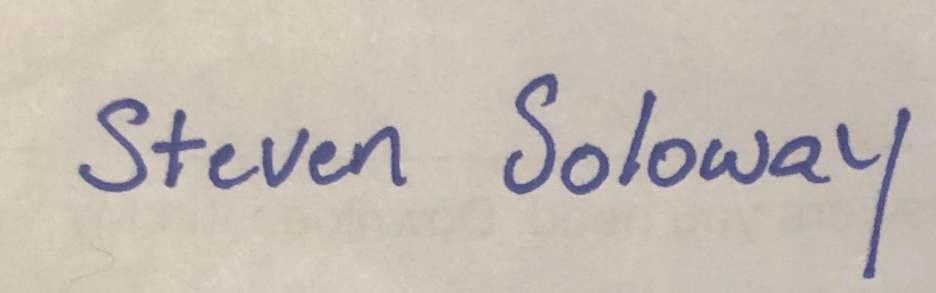
#> input picture printed.png, 936 x 293 px
$ jupyter execute --allow-errors white-background.ipynb
#> lines starting #> are read from the running program, lines starting #| are printed output that depends on the picture
[cell 1]
import sys, os, json, re
import numpy as np
import pandas as pd
from PIL import Image

[cell 2]
im = Image.open('./printed.png')
#> im is the input picture: PIL image 936x293 RGB; mean R, G, B 197, 187.6, 179.4

[cell 3]
im = im.convert('RGBA')
#> im: PIL image 936x293 RGBA

[cell 4]
data = np.array(im)

[cell 5]
data.shape
#> Out = (293, 936, 4)

[cell 6]
data[100][10]
#> Out = [214, 204, 190, 255]

[cell 7]
red, green, blue, alpha = data.T
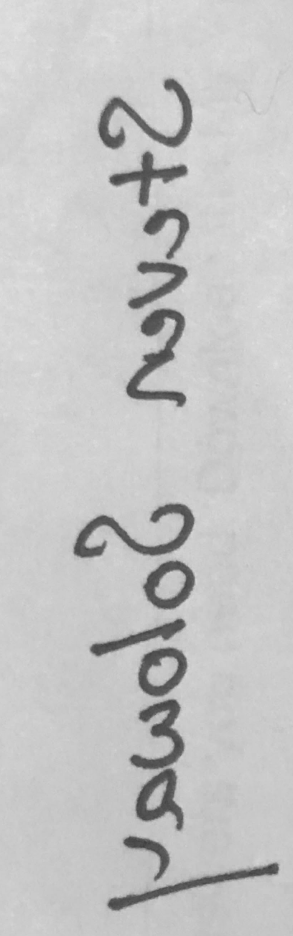
#> red: shape (936, 293); min 62, max 227, mean 197
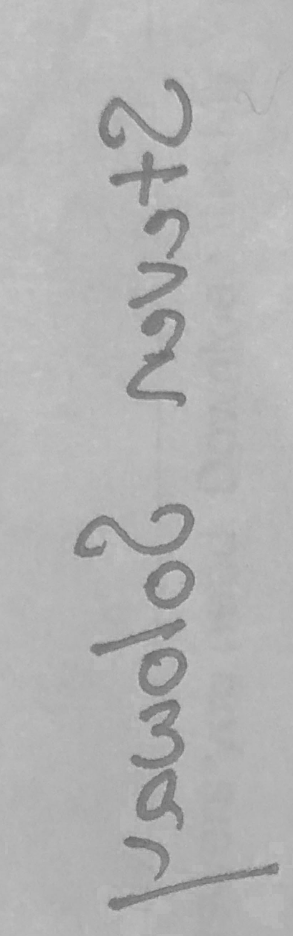
#> blue: shape (936, 293); min 103, max 206, mean 179.4
#> alpha: shape (936, 293); every value is 255

[cell 8]
alpha.shape
#> Out = (936, 293)

[cell 9]
image_shape = alpha.shape
#> image_shape = (936, 293)

[cell 10]
image_shape
#> Out = (936, 293)

#> (a cell that did not finish here is left out)

[cell 12]
np.tile(np.array([1,2,3,4,5]),3)

[cell 13]
np.tile(range(image_shape[0]),2).shape
#> Out = (1872,)

[cell 14]
idf = pd.DataFrame(data = {
    'red': list(red.flatten()),
    'green': list(green.flatten()),
    'blue': list(blue.flatten()),
    'alpha': list(alpha.flatten()),
    'image_x_coord': np.tile(range(image_shape[0]),image_shape[1]),
    'image_y_coord': np.repeat(range(image_shape[1]),image_shape[0])
})
#> idf = table of 274248 rows and 6 columns

idf = idf.set_index(['image_x_coord','image_y_coord'])
#> idf = table of 274248 rows and 4 columns

- Background appears to be around ~ RGB(203,193,181)
- Ink appears to be around ~ RGB(91,94,132)

[cell 15]
print('Range Red: {}'.format(203-91))

print('Range Green: {}'.format(193-94))

print('Range Blue: {}'.format(181-132))

[cell 16]
idf.info()
#| <class 'pandas.core.frame.DataFrame'>
#| MultiIndex: 274248 entries, (0, 0) to (935, 292)
#| Data columns (total 4 columns):
#|  #   Column  Non-Null Count   Dtype
#| ---  ------  --------------   -----
#|  0   red     274248 non-null  uint8
#|  1   green   274248 non-null  uint8
#|  2   blue    274248 non-null  uint8
#|  3   alpha   274248 non-null  uint8
#| dtypes: uint8(4)
#| memory usage: 2.1 MB

[cell 17]
idf.describe()
#> Out = table of 8 rows and 4 columns

[cell 18]
from sklearn import cluster

[cell 19]
# Convert DataFrame to matrix
mat = idf.values
# Using sklearn
km = cluster.KMeans(n_clusters=2)
km.fit(mat)
# Get cluster assignment labels
labels = km.labels_
# Format results as a DataFrame
results = pd.DataFrame([idf.index,labels]).T
#> results = table of 274248 rows and 2 columns

[cell 20]
pd.Series(labels).value_counts()

[cell 21]
pd.Series(labels).shape

[cell 22]
idf.loc[519].blue.sort_values(ascending=False).value_counts(sort=False)

[cell 23]
idf['background'] = np.array(np.abs(labels-1),dtype=bool)

[cell 24]
idf.groupby('background').apply(lambda x: x.describe())
#> Out = table of 16 rows and 4 columns

[cell 25]
idf.loc[idf.background==True,['red','green','blue']] = 255

[cell 26]
idf.loc[:,['red','green','blue','alpha']].values

[cell 27]
new_red = idf.red.values.reshape(image_shape)
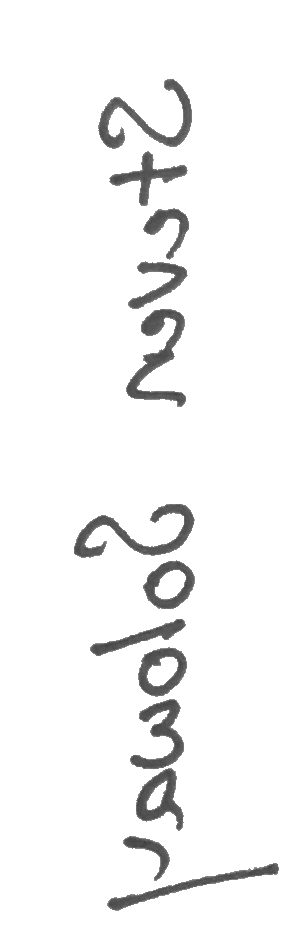
#> new_red: shape (936, 293); min 62, max 255, mean 244.5
new_green = idf.green.values.reshape(image_shape)
new_blue = idf.blue.values.reshape(image_shape)
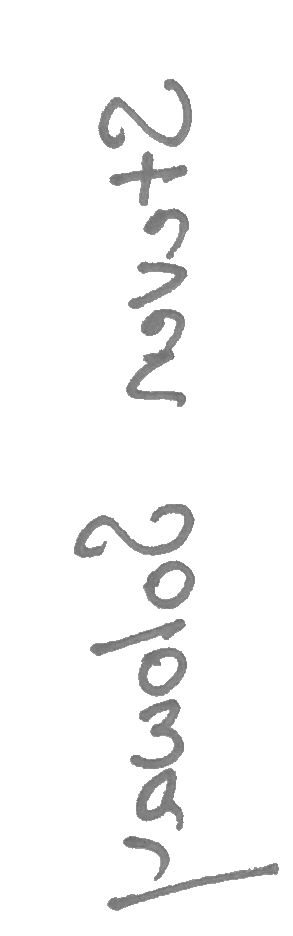
#> new_blue: shape (936, 293); min 103, max 255, mean 246.9
new_alpha = idf.alpha.values.reshape(image_shape)

[cell 28]
new_image = np.dstack((new_red,new_green,new_blue,new_alpha))
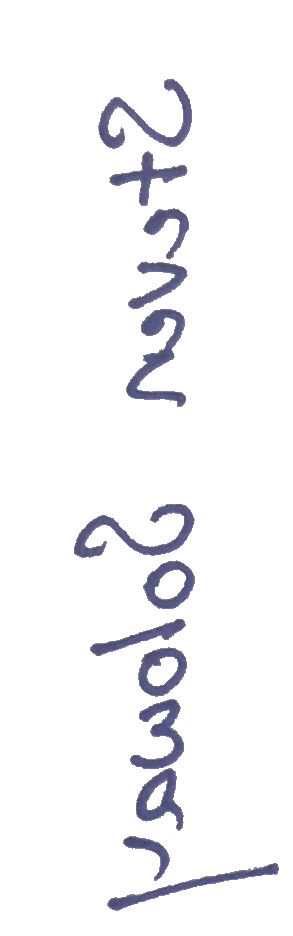
#> new_image: shape (936, 293, 4); mean of channels 0, 1, 2, 3 244.5, 244.5, 246.9, 255; drawn as R, G, B
new_image.shape
#> Out = (936, 293, 4)
